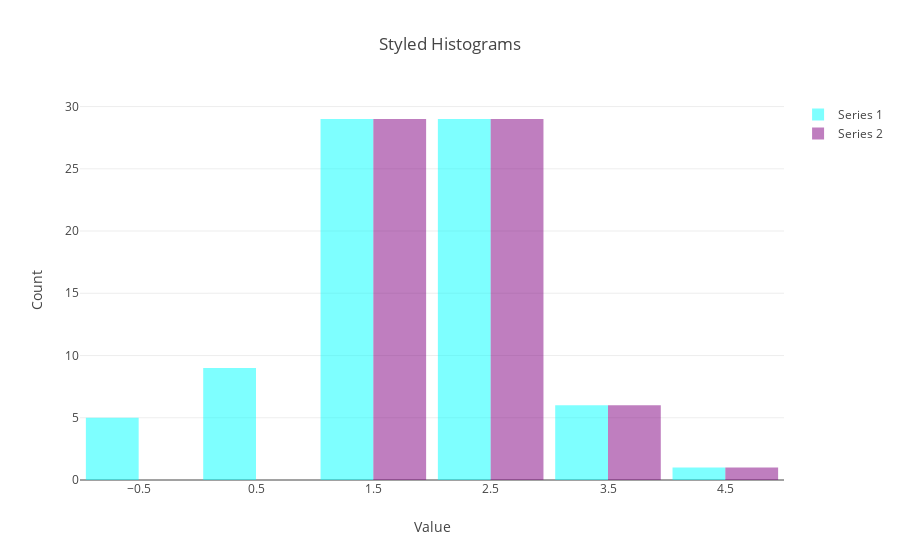

The code cell stored with this chart in its notebook:
### Code cell
fig = go.Figure(data=data, 
                layout=layout)

offline.iplot(fig)
